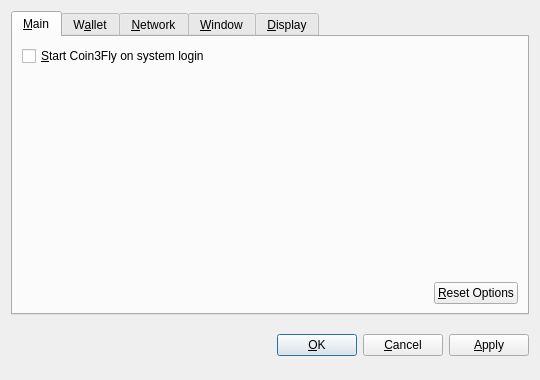
<?xml version="1.0" encoding="UTF-8"?>
<ui version="4.0">
 <class>OptionsDialog</class>
 <widget class="QDialog" name="OptionsDialog">
  <property name="geometry">
   <rect>
    <x>0</x>
    <y>0</y>
    <width>540</width>
    <height>380</height>
   </rect>
  </property>
  <property name="windowTitle">
   <string>Options</string>
  </property>
  <property name="modal">
   <bool>true</bool>
  </property>
  <layout class="QVBoxLayout" name="verticalLayout">
   <item>
    <widget class="QTabWidget" name="tabWidget">
     <property name="tabPosition">
      <enum>QTabWidget::North</enum>
     </property>
     <property name="currentIndex">
      <number>0</number>
     </property>
     <widget class="QWidget" name="tabMain">
      <attribute name="title">
       <string>&amp;Main</string>
      </attribute>
      <layout class="QVBoxLayout" name="verticalLayout_Main">
       <item>
        <widget class="QCheckBox" name="bitcoinAtStartup">
         <property name="toolTip">
          <string>Automatically start Coin3Fly after logging in to the system.</string>
         </property>
         <property name="text">
          <string>&amp;Start Coin3Fly on system login</string>
         </property>
        </widget>
       </item>
       <item>
        <spacer name="verticalSpacer_Main">
         <property name="orientation">
          <enum>Qt::Vertical</enum>
         </property>
         <property name="sizeHint" stdset="0">
          <size>
           <width>20</width>
           <height>40</height>
          </size>
         </property>
        </spacer>
       </item>
       <item>
        <layout class="QHBoxLayout" name="horizontalLayout_2_Main">
         <item>
          <spacer name="horizontalSpacer_2_Main">
           <property name="orientation">
            <enum>Qt::Horizontal</enum>
           </property>
           <property name="sizeHint" stdset="0">
            <size>
             <width>40</width>
             <height>20</height>
            </size>
           </property>
          </spacer>
         </item>
         <item>
          <widget class="QPushButton" name="resetButton">
           <property name="toolTip">
            <string>Reset all client options to default.</string>
           </property>
           <property name="text">
            <string>&amp;Reset Options</string>
           </property>
           <property name="autoDefault">
            <bool>false</bool>
           </property>
          </widget>
         </item>
        </layout>
       </item>
      </layout>
     </widget>
     <widget class="QWidget" name="tabWallet">
      <attribute name="title">
       <string>W&amp;allet</string>
      </attribute>
      <layout class="QVBoxLayout" name="verticalLayout_Network">
       <item>
        <widget class="QLabel" name="transactionFeeInfoLabel">
         <property name="text">
          <string>Optional transaction fee per kB that helps make sure your transactions are processed quickly. Most transactions are 1 kB.</string>
         </property>
         <property name="textFormat">
          <enum>Qt::PlainText</enum>
         </property>
         <property name="wordWrap">
          <bool>true</bool>
         </property>
        </widget>
       </item>
       <item>
        <layout class="QHBoxLayout" name="horizontalLayout_1_Main">
         <item>
          <widget class="QLabel" name="transactionFeeLabel">
           <property name="text">
            <string>Pay transaction &amp;fee</string>
           </property>
           <property name="textFormat">
            <enum>Qt::PlainText</enum>
           </property>
           <property name="buddy">
            <cstring>transactionFee</cstring>
           </property>
          </widget>
         </item>
         <item>
          <widget class="BitcoinAmountField" name="transactionFee"/>
         </item>
         <item>
          <spacer name="horizontalSpacer_1_Main">
           <property name="orientation">
            <enum>Qt::Horizontal</enum>
           </property>
           <property name="sizeHint" stdset="0">
            <size>
             <width>40</width>
             <height>20</height>
            </size>
           </property>
          </spacer>
         </item>
        </layout>
       </item>
       <item>
        <widget class="QLabel" name="label">
         <property name="text">
          <string>If you disable the spending of unconfirmed change, the change from a transaction cannot be used until that transaction has at least one confirmation. This also affects how your balance is computed.</string>
         </property>
         <property name="wordWrap">
          <bool>true</bool>
         </property>
        </widget>
       </item>
       <item>
        <widget class="QCheckBox" name="spendZeroConfChange">
         <property name="text">
          <string>Spend unconfirmed change  (experts only)</string>
         </property>
        </widget>
       </item>
       <item>
        <spacer name="verticalSpacer">
         <property name="orientation">
          <enum>Qt::Vertical</enum>
         </property>
         <property name="sizeHint" stdset="0">
          <size>
           <width>20</width>
           <height>40</height>
          </size>
         </property>
        </spacer>
       </item>
      </layout>
     </widget>
     <widget class="QWidget" name="tabNetwork">
      <attribute name="title">
       <string>&amp;Network</string>
      </attribute>
      <layout class="QVBoxLayout" name="verticalLayout_Network">
       <item>
        <widget class="QCheckBox" name="mapPortUpnp">
         <property name="toolTip">
          <string>Automatically open the Coin3Fly client port on the router. This only works when your router supports UPnP and it is enabled.</string>
         </property>
         <property name="text">
          <string>Map port using &amp;UPnP</string>
         </property>
        </widget>
       </item>
       <item>
        <widget class="QCheckBox" name="connectSocks">
         <property name="toolTip">
          <string>Connect to the Coin3Fly network through a SOCKS proxy (e.g. when connecting through Tor).</string>
         </property>
         <property name="text">
          <string>&amp;Connect through SOCKS proxy:</string>
         </property>
        </widget>
       </item>
       <item>
        <layout class="QHBoxLayout" name="horizontalLayout_Network">
         <item>
          <widget class="QLabel" name="proxyIpLabel">
           <property name="text">
            <string>Proxy &amp;IP:</string>
           </property>
           <property name="textFormat">
            <enum>Qt::PlainText</enum>
           </property>
           <property name="buddy">
            <cstring>proxyIp</cstring>
           </property>
          </widget>
         </item>
         <item>
          <widget class="QValidatedLineEdit" name="proxyIp">
           <property name="maximumSize">
            <size>
             <width>140</width>
             <height>16777215</height>
            </size>
           </property>
           <property name="toolTip">
            <string>IP address of the proxy (e.g. 127.0.0.1)</string>
           </property>
          </widget>
         </item>
         <item>
          <widget class="QLabel" name="proxyPortLabel">
           <property name="text">
            <string>&amp;Port:</string>
           </property>
           <property name="textFormat">
            <enum>Qt::PlainText</enum>
           </property>
           <property name="buddy">
            <cstring>proxyPort</cstring>
           </property>
          </widget>
         </item>
         <item>
          <widget class="QLineEdit" name="proxyPort">
           <property name="maximumSize">
            <size>
             <width>55</width>
             <height>16777215</height>
            </size>
           </property>
           <property name="toolTip">
            <string>Port of the proxy (e.g. 9050)</string>
           </property>
          </widget>
         </item>
         <item>
          <widget class="QLabel" name="socksVersionLabel">
           <property name="text">
            <string>SOCKS &amp;Version:</string>
           </property>
           <property name="textFormat">
            <enum>Qt::PlainText</enum>
           </property>
           <property name="buddy">
            <cstring>socksVersion</cstring>
           </property>
          </widget>
         </item>
         <item>
          <widget class="QValueComboBox" name="socksVersion">
           <property name="toolTip">
            <string>SOCKS version of the proxy (e.g. 5)</string>
           </property>
          </widget>
         </item>
         <item>
          <spacer name="horizontalSpacer_Network">
           <property name="orientation">
            <enum>Qt::Horizontal</enum>
           </property>
           <property name="sizeHint" stdset="0">
            <size>
             <width>40</width>
             <height>20</height>
            </size>
           </property>
          </spacer>
         </item>
        </layout>
       </item>
       <item>
        <spacer name="verticalSpacer_Network">
         <property name="orientation">
          <enum>Qt::Vertical</enum>
         </property>
         <property name="sizeHint" stdset="0">
          <size>
           <width>20</width>
           <height>40</height>
          </size>
         </property>
        </spacer>
       </item>
      </layout>
     </widget>
     <widget class="QWidget" name="tabWindow">
      <attribute name="title">
       <string>&amp;Window</string>
      </attribute>
      <layout class="QVBoxLayout" name="verticalLayout_Window">
       <item>
        <widget class="QCheckBox" name="minimizeToTray">
         <property name="toolTip">
          <string>Show only a tray icon after minimizing the window.</string>
         </property>
         <property name="text">
          <string>&amp;Minimize to the tray instead of the taskbar</string>
         </property>
        </widget>
       </item>
       <item>
        <widget class="QCheckBox" name="minimizeOnClose">
         <property name="toolTip">
          <string>Minimize instead of exit the application when the window is closed. When this option is enabled, the application will be closed only after selecting Quit in the menu.</string>
         </property>
         <property name="text">
          <string>M&amp;inimize on close</string>
         </property>
        </widget>
       </item>
       <item>
        <spacer name="verticalSpacer_Window">
         <property name="orientation">
          <enum>Qt::Vertical</enum>
         </property>
         <property name="sizeHint" stdset="0">
          <size>
           <width>20</width>
           <height>40</height>
          </size>
         </property>
        </spacer>
       </item>
      </layout>
     </widget>
     <widget class="QWidget" name="tabDisplay">
      <attribute name="title">
       <string>&amp;Display</string>
      </attribute>
      <layout class="QVBoxLayout" name="verticalLayout_Display">
       <item>
        <layout class="QHBoxLayout" name="horizontalLayout_1_Display">
         <item>
          <widget class="QLabel" name="langLabel">
           <property name="text">
            <string>User Interface &amp;language:</string>
           </property>
           <property name="textFormat">
            <enum>Qt::PlainText</enum>
           </property>
           <property name="buddy">
            <cstring>lang</cstring>
           </property>
          </widget>
         </item>
         <item>
          <widget class="QValueComboBox" name="lang">
           <property name="toolTip">
            <string>The user interface language can be set here. This setting will take effect after restarting Coin3Fly.</string>
           </property>
          </widget>
         </item>
        </layout>
       </item>
       <item>
        <layout class="QHBoxLayout" name="horizontalLayout_2_Display">
         <item>
          <widget class="QLabel" name="unitLabel">
           <property name="text">
            <string>&amp;Unit to show amounts in:</string>
           </property>
           <property name="textFormat">
            <enum>Qt::PlainText</enum>
           </property>
           <property name="buddy">
            <cstring>unit</cstring>
           </property>
          </widget>
         </item>
         <item>
          <widget class="QValueComboBox" name="unit">
           <property name="toolTip">
            <string>Choose the default subdivision unit to show in the interface and when sending coins.</string>
           </property>
          </widget>
         </item>
        </layout>
       </item>
       <item>
        <widget class="QCheckBox" name="displayAddresses">
         <property name="toolTip">
          <string>Whether to show Coin3Fly addresses in the transaction list or not.</string>
         </property>
         <property name="text">
          <string>&amp;Display addresses in transaction list</string>
         </property>
        </widget>
       </item>
       <item>
        <widget class="QCheckBox" name="coinControlFeatures">
         <property name="toolTip">
          <string>Whether to show coin control features or not.</string>
         </property>
         <property name="text">
          <string>Display coin &amp;control features (experts only!)</string>
         </property>
        </widget>
       </item>
       <item>
        <spacer name="verticalSpacer_Display">
         <property name="orientation">
          <enum>Qt::Vertical</enum>
         </property>
         <property name="sizeHint" stdset="0">
          <size>
           <width>20</width>
           <height>40</height>
          </size>
         </property>
        </spacer>
       </item>
      </layout>
     </widget>
    </widget>
   </item>
   <item>
    <layout class="QHBoxLayout" name="horizontalLayout_Buttons">
     <item>
      <spacer name="horizontalSpacer_1">
       <property name="orientation">
        <enum>Qt::Horizontal</enum>
       </property>
       <property name="sizeHint" stdset="0">
        <size>
         <width>40</width>
         <height>48</height>
        </size>
       </property>
      </spacer>
     </item>
     <item>
      <widget class="QLabel" name="statusLabel">
       <property name="font">
        <font>
         <weight>75</weight>
         <bold>true</bold>
        </font>
       </property>
       <property name="text">
        <string/>
       </property>
       <property name="textFormat">
        <enum>Qt::PlainText</enum>
       </property>
       <property name="wordWrap">
        <bool>true</bool>
       </property>
      </widget>
     </item>
     <item>
      <spacer name="horizontalSpacer_2">
       <property name="orientation">
        <enum>Qt::Horizontal</enum>
       </property>
       <property name="sizeHint" stdset="0">
        <size>
         <width>40</width>
         <height>48</height>
        </size>
       </property>
      </spacer>
     </item>
     <item>
      <widget class="QPushButton" name="okButton">
       <property name="text">
        <string>&amp;OK</string>
       </property>
      </widget>
     </item>
     <item>
      <widget class="QPushButton" name="cancelButton">
       <property name="text">
        <string>&amp;Cancel</string>
       </property>
       <property name="autoDefault">
        <bool>false</bool>
       </property>
      </widget>
     </item>
     <item>
      <widget class="QPushButton" name="applyButton">
       <property name="text">
        <string>&amp;Apply</string>
       </property>
       <property name="autoDefault">
        <bool>false</bool>
       </property>
      </widget>
     </item>
    </layout>
   </item>
  </layout>
 </widget>
 <customwidgets>
  <customwidget>
   <class>BitcoinAmountField</class>
   <extends>QSpinBox</extends>
   <header>bitcoinamountfield.h</header>
  </customwidget>
  <customwidget>
   <class>QValueComboBox</class>
   <extends>QComboBox</extends>
   <header>qvaluecombobox.h</header>
  </customwidget>
  <customwidget>
   <class>QValidatedLineEdit</class>
   <extends>QLineEdit</extends>
   <header>qvalidatedlineedit.h</header>
  </customwidget>
 </customwidgets>
 <resources/>
 <connections/>
</ui>
